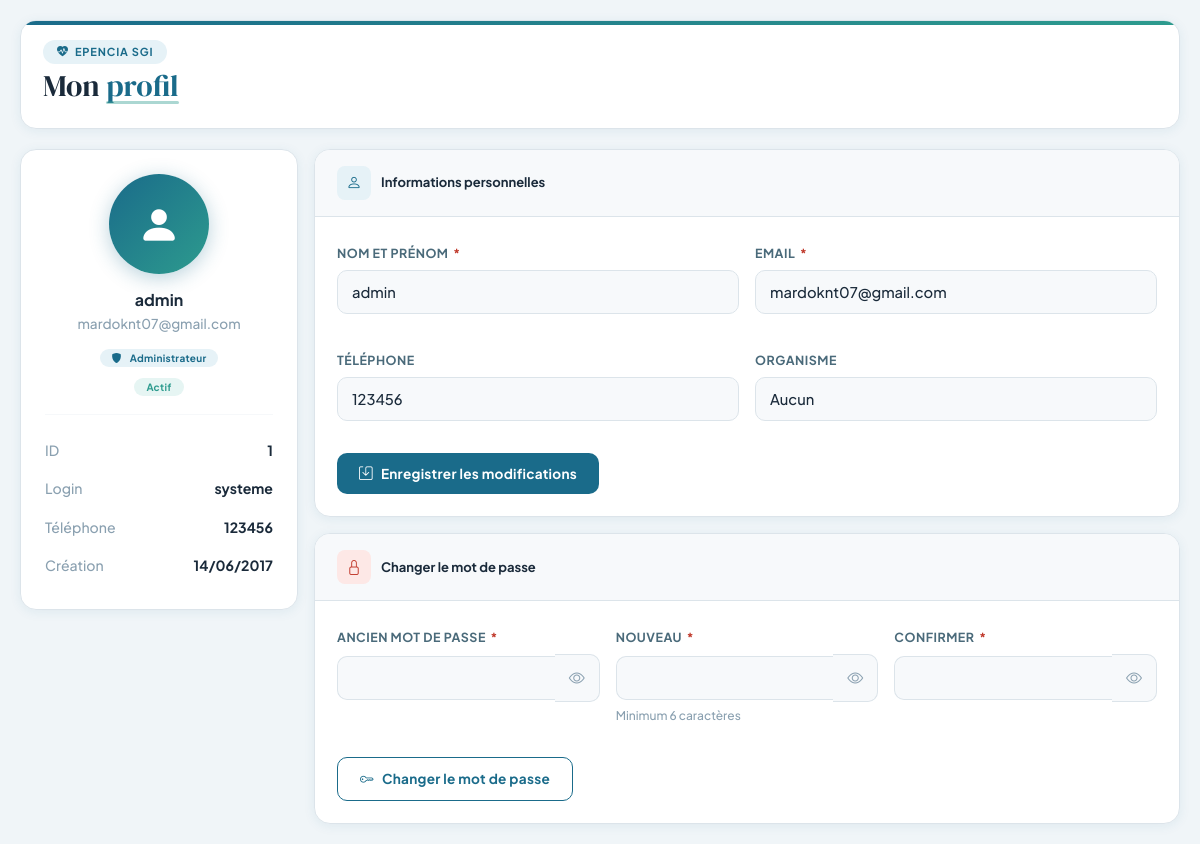
The page /views/utilisateur/profil.php (signed in) on the database its author committed.
### tables this page shows
CREATE TABLE IF NOT EXISTS `utilisateurs` (
  `utilisateur_id` varchar(100) NOT NULL,
  `nom_prenom` varchar(200) DEFAULT NULL,
  `login` varchar(200) DEFAULT NULL,
  `mdp` varchar(200) DEFAULT NULL,
  `telephone` varchar(250) DEFAULT NULL,
  `email` varchar(200) DEFAULT NULL,
  `role` enum('Superviseur','Administrateur','Pharmacien','Medecin') DEFAULT NULL,
  `organisme_id` varchar(200) DEFAULT NULL,
  `date_saisie` date DEFAULT NULL,
  `photo` longblob,
  `type_photo` varchar(200) DEFAULT NULL,
  `etat` enum('actif','inactif','en attente') DEFAULT NULL,
  PRIMARY KEY (`utilisateur_id`),
  UNIQUE KEY `login` (`login`),
  UNIQUE KEY `email` (`email`)
);

### views/utilisateur/profil.php (the view, shortened to what this page needs)
<?php
require 'database/database.php';
 $user_id = $_SESSION['utilisateur_id'];
try {
    $stmt = $pdo->prepare("SELECT * FROM utilisateurs WHERE utilisateur_id = ?");
    $stmt->execute([$user_id]);
    $user = $stmt->fetch(PDO::FETCH_ASSOC);
} catch (PDOException $e) {
    $error = 'Erreur lors du chargement du profil.';
}
function getStatusBadge($status) {
    $statusMap = [
        'actif' => ['class' => 'success', 'label' => 'Actif'],
        'inactif' => ['class' => 'danger', 'label' => 'Inactif'],
        'en attente' => ['class' => 'warning', 'label' => 'En attente']
    ];
    $status = strtolower($status ?? 'inactif');
    $info = $statusMap[$status] ?? ['class' => 'secondary', 'label' => ucfirst($status)];
    return '<span class="badge bg-' . $info['class'] . '">' . $info['label'] . '</span>';
}
function getRoleBadge($role) {
    $roleMap = [
        'Superviseur' => ['class' => 'danger', 'icon' => 'bi-shield-check'],
        'Administrateur' => ['class' => 'primary', 'icon' => 'bi-shield-fill'],
        'Pharmacien' => ['class' => 'info', 'icon' => 'bi-capsule'],
        'Medecin' => ['class' => 'success', 'icon' => 'bi-heart-pulse']
    ];
    $info = $roleMap[$role] ?? ['class' => 'secondary', 'icon' => 'bi-person'];
    return '<span class="badge bg-' . $info['class'] . '"><i class="bi ' . $info['icon'] . ' me-1"></i>' . htmlspecialchars($role) . '</span>';
}
?>
<!DOCTYPE html>
<html lang="fr">
<head>
    <link href="https://cdn.jsdelivr.net/npm/bootstrap@5.3.2/dist/css/bootstrap.min.css" rel="stylesheet">
    <link href="https://cdn.jsdelivr.net/npm/bootstrap-icons@1.11.3/font/bootstrap-icons.css" rel="stylesheet">
</head>
<body>
<div class="app-container">
    <div class="page-title-bar fade-in">
        <div class="left">
            <div class="medical-badge">
                <i class="bi bi-heart-pulse-fill"></i> Epencia SGI
            </div>
            <h1>Mon <span class="highlight">profil</span></h1>
        </div>
    </div>
    <div class="row g-3">
        <div class="col-lg-3 col-md-4">
            <div class="sidebar fade-in fade-in-d1">
                <div class="profile-avatar-wrapper">
                    <div class="profile-avatar">
                        <i class="bi bi-person-fill"></i>
                    </div>
                </div>
                <div class="profile-name-sidebar">
                    <h5><?= htmlspecialchars($user['nom_prenom'] ?? 'Utilisateur') ?></h5>
                    <div class="email-text"><?= htmlspecialchars($user['email'] ?? '') ?></div>
                    <div class="mt-2"><?= getRoleBadge($user['role'] ?? '') ?></div>
                    <div class="mt-1"><?= getStatusBadge($user['etat'] ?? '') ?></div>
                </div>
                <hr class="sidebar-divider">
                <div class="sidebar-stat">
                    <span class="label">ID</span>
                    <span class="value"><?= htmlspecialchars($user['utilisateur_id'] ?? '-') ?></span>
                </div>
                <div class="sidebar-stat">
                    <span class="label">Login</span>
                    <span class="value"><?= htmlspecialchars($user['login'] ?? '-') ?></span>
                </div>
                <div class="sidebar-stat">
                    <span class="label">Téléphone</span>
                    <span class="value"><?= htmlspecialchars($user['telephone'] ?? 'Non renseigné') ?></span>
                </div>
                <div class="sidebar-stat">
                    <span class="label">Création</span>
                    <span class="value"><?= isset($user['date_saisie']) ? date('d/m/Y', strtotime($user['date_saisie'])) : '-' ?></span>
                </div>
            </div>
        </div>
        <div class="col-lg-9 col-md-8">
            <div style="display:flex;flex-direction:column;gap:16px;">
                <div class="card-modern fade-in fade-in-d2">
                    <div class="card-header">
                        <h5>
                            <span class="header-icon blue"><i class="bi bi-person"></i></span>
                            Informations personnelles
                        </h5>
                    </div>
                    <div class="card-body">
                        <form method="POST">
                            <div class="row g-3">
                                <div class="col-md-6 form-group">
                                    <label class="form-label">Nom et Prénom <span class="required">*</span></label>
                                    <input type="text" class="form-control" name="nom_prenom"
                                           value="<?= htmlspecialchars($user['nom_prenom'] ?? '') ?>" required>
                                </div>
                                <div class="col-md-6 form-group">
                                    <label class="form-label">Email <span class="required">*</span></label>
                                    <input type="email" class="form-control" name="email"
                                           value="<?= htmlspecialchars($user['email'] ?? '') ?>" required>
                                </div>
                                <div class="col-md-6 form-group">
                                    <label class="form-label">Téléphone</label>
                                    <input type="text" class="form-control" name="telephone"
                                           value="<?= htmlspecialchars($user['telephone'] ?? '') ?>"
                                           placeholder="+225 XX XX XX XX">
                                </div>
                                <div class="col-md-6 form-group">
                                    <label class="form-label">Organisme</label>
                                    <select name="organisme_id" class="form-select">
                                        <option value="">Aucun</option>
                                    </select>
                                </div>
                            </div>
                            <div class="mt-3">
                                <button type="submit" name="update_profil" class="btn-medical-primary">
                                    <i class="bi bi-save"></i>
                                    <span class="btn-label long">Enregistrer les modifications</span>
                                </button>
                            </div>
                        </form>
                    </div>
                </div>
                <div class="card-modern fade-in fade-in-d3">
                    <div class="card-header">
                        <h5>
                            <span class="header-icon danger"><i class="bi bi-lock"></i></span>
                            Changer le mot de passe
                        </h5>
                    </div>
                    <div class="card-body">
                        <form method="POST">
                            <div class="row g-3">
                                <div class="col-md-4 form-group">
                                    <label class="form-label">Ancien mot de passe <span class="required">*</span></label>
                                    <div class="input-group-custom">
                                        <input type="password" class="form-control" name="old_password" id="old_password" required>
                                        <button type="button" class="btn-toggle" onclick="togglePassword('old_password', 'eye_old')" aria-label="Afficher le mot de passe">
                                            <i class="bi bi-eye" id="eye_old"></i>
                                        </button>
                                    </div>
                                </div>
                                <div class="col-md-4 form-group">
                                    <label class="form-label">Nouveau <span class="required">*</span></label>
                                    <div class="input-group-custom">
                                        <input type="password" class="form-control" name="new_password" id="new_password" required minlength="6">
                                        <button type="button" class="btn-toggle" onclick="togglePassword('new_password', 'eye_new')" aria-label="Afficher le mot de passe">
                                            <i class="bi bi-eye" id="eye_new"></i>
                                        </button>
                                    </div>
                                    <div class="form-text">Minimum 6 caractères</div>
                                </div>
                                <div class="col-md-4 form-group">
                                    <label class="form-label">Confirmer <span class="required">*</span></label>
                                    <div class="input-group-custom">
                                        <input type="password" class="form-control" name="confirm_password" id="confirm_password" required>
                                        <button type="button" class="btn-toggle" onclick="togglePassword('confirm_password', 'eye_confirm')" aria-label="Afficher le mot de passe">
                                            <i class="bi bi-eye" id="eye_confirm"></i>
                                        </button>
                                    </div>
                                </div>
                            </div>
                            <div class="mt-3">
                                <button type="submit" name="change_password" class="btn-medical-outline">
                                    <i class="bi bi-key"></i>
                                    <span class="btn-label long">Changer le mot de passe</span>
                                </button>
                            </div>
                        </form>
                    </div>
                </div>
            </div>
        </div>
    </div>
</div>
</body>
</html>

### rows shown on the page
utilisateurs: nom_prenom "admin", email "mardoknt07@gmail.com", role "Administrateur", etat "Actif", utilisateur_id "1", login "systeme", telephone "123456", date_saisie "14/06/2017"
